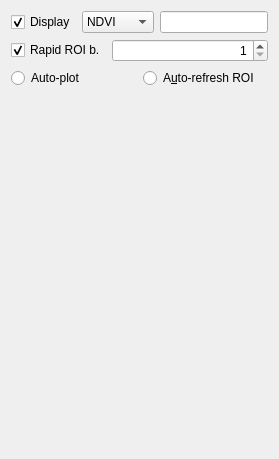
      <widget class="QWidget" name="tab_12">
       <property name="sizePolicy">
        <sizepolicy hsizetype="Minimum" vsizetype="Preferred">
         <horstretch>0</horstretch>
         <verstretch>0</verstretch>
        </sizepolicy>
       </property>
       <attribute name="icon">
        <iconset resource="resources.qrc">
         <normaloff>scp_icons:semiautomaticclassificationplugin_roi_options.svg</normaloff>scp_icons:semiautomaticclassificationplugin_roi_options.svg</iconset>
       </attribute>
       <attribute name="title">
        <string> ROI options</string>
       </attribute>
       <layout class="QGridLayout" name="gridLayout_2">
        <item row="0" column="0">
         <layout class="QGridLayout" name="gridLayout_4">
          <item row="0" column="0">
           <layout class="QHBoxLayout" name="horizontalLayout_8">
            <item>
             <widget class="QCheckBox" name="display_cursor_checkBox">
              <property name="toolTip">
               <string>&lt;html&gt;&lt;head/&gt;&lt;body&gt;&lt;p&gt;Display a vegetation index value with the cursor&lt;/p&gt;&lt;/body&gt;&lt;/html&gt;</string>
              </property>
              <property name="text">
               <string>Display</string>
              </property>
              <property name="checked">
               <bool>true</bool>
              </property>
             </widget>
            </item>
            <item>
             <widget class="QComboBox" name="vegetation_index_comboBox">
              <property name="toolTip">
               <string>&lt;html&gt;&lt;head/&gt;&lt;body&gt;&lt;p&gt;Select a vegetation index&lt;/p&gt;&lt;/body&gt;&lt;/html&gt;</string>
              </property>
              <item>
               <property name="text">
                <string>NDVI</string>
               </property>
              </item>
              <item>
               <property name="text">
                <string>EVI</string>
               </property>
              </item>
              <item>
               <property name="text">
                <string>Custom</string>
               </property>
              </item>
             </widget>
            </item>
            <item>
             <widget class="QLineEdit" name="custom_index_lineEdit">
              <property name="toolTip">
               <string>&lt;html&gt;&lt;head/&gt;&lt;body&gt;&lt;p&gt;Custom expression (e.g. bandset#b4 / bandset#b3 )&lt;/p&gt;&lt;/body&gt;&lt;/html&gt;</string>
              </property>
             </widget>
            </item>
           </layout>
          </item>
          <item row="1" column="0">
           <layout class="QGridLayout" name="gridLayout_5">
            <item row="0" column="0">
             <widget class="QCheckBox" name="rapid_ROI_checkBox">
              <property name="sizePolicy">
               <sizepolicy hsizetype="Maximum" vsizetype="Fixed">
                <horstretch>0</horstretch>
                <verstretch>0</verstretch>
               </sizepolicy>
              </property>
              <property name="toolTip">
               <string>&lt;html&gt;&lt;head/&gt;&lt;body&gt;&lt;p&gt;Calculate temporary ROI only on one band&lt;/p&gt;&lt;/body&gt;&lt;/html&gt;</string>
              </property>
              <property name="text">
               <string>Rapid ROI b.</string>
              </property>
              <property name="checked">
               <bool>true</bool>
              </property>
             </widget>
            </item>
            <item row="0" column="1">
             <widget class="QSpinBox" name="rapidROI_band_spinBox">
              <property name="toolTip">
               <string>&lt;html&gt;&lt;head/&gt;&lt;body&gt;&lt;p&gt;Band number&lt;/p&gt;&lt;/body&gt;&lt;/html&gt;</string>
              </property>
              <property name="alignment">
               <set>Qt::AlignRight|Qt::AlignTrailing|Qt::AlignVCenter</set>
              </property>
              <property name="minimum">
               <number>1</number>
              </property>
              <property name="maximum">
               <number>10000</number>
              </property>
              <property name="value">
               <number>1</number>
              </property>
             </widget>
            </item>
           </layout>
          </item>
          <item row="2" column="0">
           <layout class="QGridLayout" name="gridLayout_3">
            <item row="0" column="1">
             <widget class="QRadioButton" name="auto_refresh_ROI_radioButton">
              <property name="toolTip">
               <string>&lt;html&gt;&lt;head/&gt;&lt;body&gt;&lt;p&gt;Automatically refresh the temporary ROI, as the parameters change&lt;/p&gt;&lt;/body&gt;&lt;/html&gt;</string>
              </property>
              <property name="text">
               <string>A&amp;uto-refresh ROI</string>
              </property>
              <property name="autoExclusive">
               <bool>false</bool>
              </property>
             </widget>
            </item>
            <item row="0" column="0">
             <widget class="QRadioButton" name="auto_calculate_ROI_signature_radioButton">
              <property name="toolTip">
               <string>&lt;html&gt;&lt;head/&gt;&lt;body&gt;&lt;p&gt;Automatically calculate signature plot of temporary ROI&lt;/p&gt;&lt;/body&gt;&lt;/html&gt;</string>
              </property>
              <property name="text">
               <string>Auto-plot</string>
              </property>
              <property name="autoExclusive">
               <bool>false</bool>
              </property>
             </widget>
            </item>
           </layout>
          </item>
         </layout>
        </item>
        <item row="1" column="0">
         <spacer name="verticalSpacer_4">
          <property name="orientation">
           <enum>Qt::Vertical</enum>
          </property>
          <property name="sizeHint" stdset="0">
           <size>
            <width>20</width>
            <height>360</height>
           </size>
          </property>
         </spacer>
        </item>
       </layout>
      </widget>
